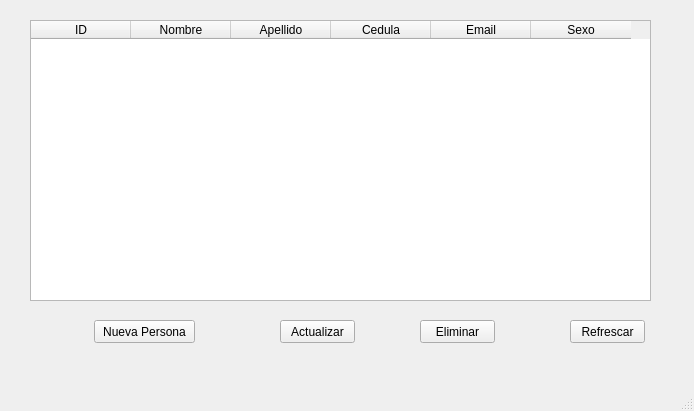
<?xml version="1.0" encoding="UTF-8"?>
<ui version="4.0">
 <class>vtn_principal_cargar</class>
 <widget class="QMainWindow" name="vtn_principal_cargar">
  <property name="geometry">
   <rect>
    <x>0</x>
    <y>0</y>
    <width>694</width>
    <height>411</height>
   </rect>
  </property>
  <property name="windowTitle">
   <string>Bienvenidos a Persona Cargar</string>
  </property>
  <widget class="QWidget" name="centralwidget">
   <widget class="QTableWidget" name="tb_personas">
    <property name="geometry">
     <rect>
      <x>30</x>
      <y>20</y>
      <width>621</width>
      <height>281</height>
     </rect>
    </property>
    <property name="editTriggers">
     <set>QAbstractItemView::NoEditTriggers</set>
    </property>
    <property name="selectionMode">
     <enum>QAbstractItemView::SingleSelection</enum>
    </property>
    <property name="selectionBehavior">
     <enum>QAbstractItemView::SelectRows</enum>
    </property>
    <column>
     <property name="text">
      <string>ID</string>
     </property>
    </column>
    <column>
     <property name="text">
      <string>Nombre</string>
     </property>
    </column>
    <column>
     <property name="text">
      <string>Apellido</string>
     </property>
    </column>
    <column>
     <property name="text">
      <string>Cedula</string>
     </property>
    </column>
    <column>
     <property name="text">
      <string>Email</string>
     </property>
    </column>
    <column>
     <property name="text">
      <string>Sexo</string>
     </property>
    </column>
   </widget>
   <widget class="QPushButton" name="btn_actualizar">
    <property name="geometry">
     <rect>
      <x>280</x>
      <y>320</y>
      <width>75</width>
      <height>23</height>
     </rect>
    </property>
    <property name="text">
     <string>Actualizar</string>
    </property>
   </widget>
   <widget class="QPushButton" name="btn_refrescar">
    <property name="geometry">
     <rect>
      <x>570</x>
      <y>320</y>
      <width>75</width>
      <height>23</height>
     </rect>
    </property>
    <property name="text">
     <string>Refrescar</string>
    </property>
   </widget>
   <widget class="QPushButton" name="btn_nuevo">
    <property name="geometry">
     <rect>
      <x>94</x>
      <y>320</y>
      <width>101</width>
      <height>23</height>
     </rect>
    </property>
    <property name="text">
     <string>Nueva Persona</string>
    </property>
   </widget>
   <widget class="QPushButton" name="btn_eliminar">
    <property name="geometry">
     <rect>
      <x>420</x>
      <y>320</y>
      <width>75</width>
      <height>23</height>
     </rect>
    </property>
    <property name="text">
     <string>Eliminar</string>
    </property>
   </widget>
  </widget>
  <widget class="QMenuBar" name="mnb_menu">
   <property name="geometry">
    <rect>
     <x>0</x>
     <y>0</y>
     <width>694</width>
     <height>21</height>
    </rect>
   </property>
  </widget>
  <widget class="QStatusBar" name="stb_estado"/>
 </widget>
 <resources/>
 <connections/>
</ui>
